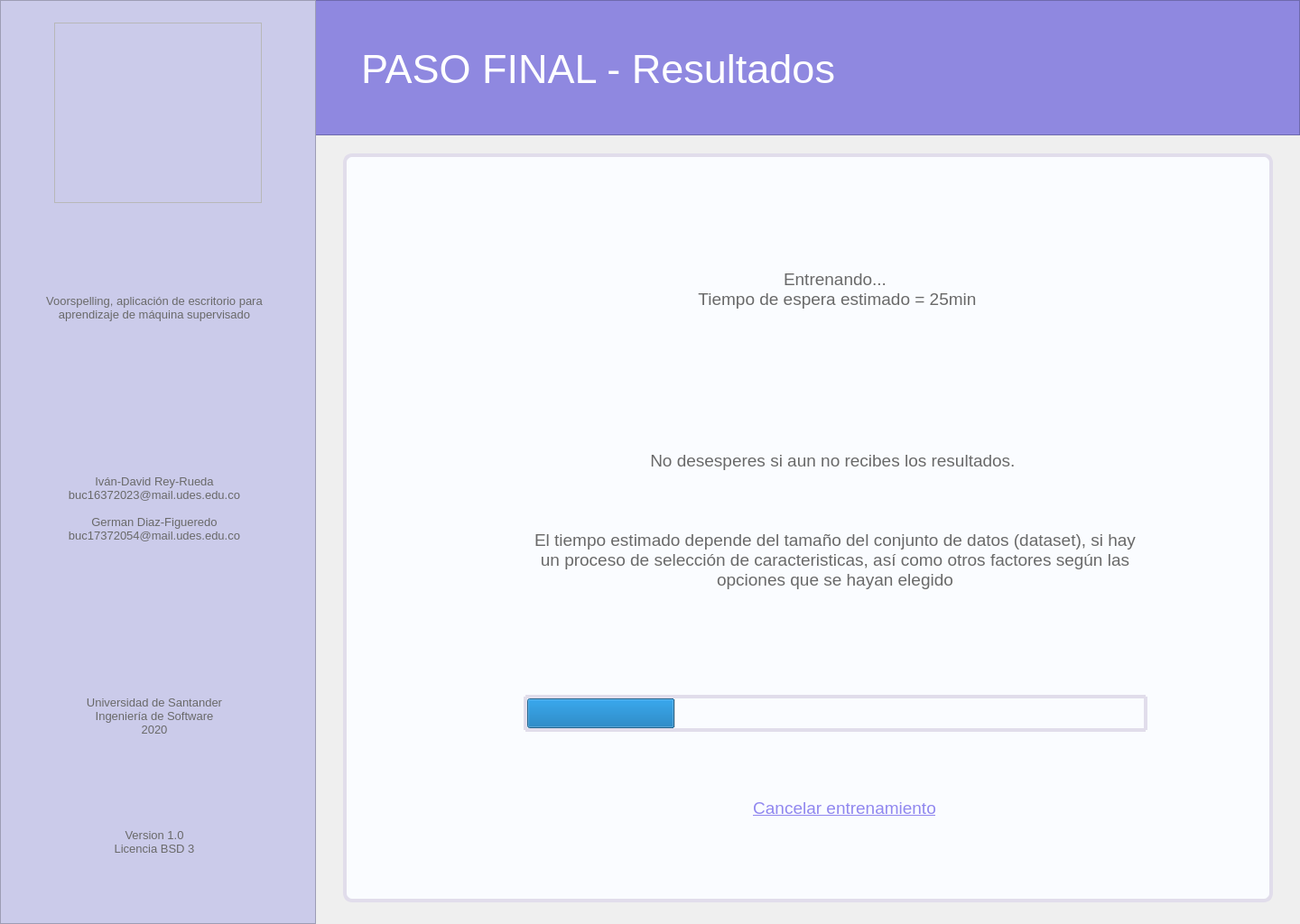
<?xml version="1.0" encoding="UTF-8"?>
<ui version="4.0">
 <class>MainWindow</class>
 <widget class="QMainWindow" name="MainWindow">
  <property name="geometry">
   <rect>
    <x>0</x>
    <y>0</y>
    <width>1440</width>
    <height>1024</height>
   </rect>
  </property>
  <property name="windowTitle">
   <string>MainWindow</string>
  </property>
  <widget class="QWidget" name="centralwidget">
   <widget class="QFrame" name="left_bar">
    <property name="geometry">
     <rect>
      <x>0</x>
      <y>0</y>
      <width>350</width>
      <height>1024</height>
     </rect>
    </property>
    <property name="styleSheet">
     <string notr="true">background-color: rgb(203, 203, 234);

</string>
    </property>
    <property name="frameShape">
     <enum>QFrame::StyledPanel</enum>
    </property>
    <property name="frameShadow">
     <enum>QFrame::Raised</enum>
    </property>
    <widget class="QLabel" name="lbl_left_1">
     <property name="geometry">
      <rect>
       <x>18</x>
       <y>278</y>
       <width>306</width>
       <height>126</height>
      </rect>
     </property>
     <property name="font">
      <font>
       <pointsize>10</pointsize>
      </font>
     </property>
     <property name="styleSheet">
      <string notr="true">color: rgb(105, 105, 105);</string>
     </property>
     <property name="text">
      <string>Voorspelling, aplicación de escritorio para aprendizaje de máquina supervisado</string>
     </property>
     <property name="alignment">
      <set>Qt::AlignCenter</set>
     </property>
     <property name="wordWrap">
      <bool>true</bool>
     </property>
    </widget>
    <widget class="QLabel" name="lbl_left_2">
     <property name="geometry">
      <rect>
       <x>18</x>
       <y>500</y>
       <width>306</width>
       <height>126</height>
      </rect>
     </property>
     <property name="font">
      <font>
       <pointsize>10</pointsize>
      </font>
     </property>
     <property name="styleSheet">
      <string notr="true">color: rgb(105, 105, 105);</string>
     </property>
     <property name="text">
      <string>Iván-David Rey-Rueda
buc16372023@mail.udes.edu.co

German Diaz-Figueredo
buc17372054@mail.udes.edu.co</string>
     </property>
     <property name="alignment">
      <set>Qt::AlignCenter</set>
     </property>
     <property name="wordWrap">
      <bool>true</bool>
     </property>
    </widget>
    <widget class="QLabel" name="lbl_left_3">
     <property name="geometry">
      <rect>
       <x>18</x>
       <y>730</y>
       <width>306</width>
       <height>126</height>
      </rect>
     </property>
     <property name="font">
      <font>
       <pointsize>10</pointsize>
      </font>
     </property>
     <property name="styleSheet">
      <string notr="true">color: rgb(105, 105, 105);</string>
     </property>
     <property name="text">
      <string>Universidad de Santander
Ingeniería de Software
2020</string>
     </property>
     <property name="alignment">
      <set>Qt::AlignCenter</set>
     </property>
     <property name="wordWrap">
      <bool>true</bool>
     </property>
    </widget>
    <widget class="QLabel" name="lbl_left_4">
     <property name="geometry">
      <rect>
       <x>18</x>
       <y>870</y>
       <width>306</width>
       <height>126</height>
      </rect>
     </property>
     <property name="font">
      <font>
       <pointsize>10</pointsize>
      </font>
     </property>
     <property name="styleSheet">
      <string notr="true">color: rgb(105, 105, 105);</string>
     </property>
     <property name="text">
      <string>Version 1.0
Licencia BSD 3</string>
     </property>
     <property name="alignment">
      <set>Qt::AlignCenter</set>
     </property>
     <property name="wordWrap">
      <bool>true</bool>
     </property>
    </widget>
   </widget>
   <widget class="QFrame" name="logo">
    <property name="geometry">
     <rect>
      <x>60</x>
      <y>25</y>
      <width>230</width>
      <height>200</height>
     </rect>
    </property>
    <property name="styleSheet">
     <string notr="true">image: url(:/image/voorspelling_logo.png);</string>
    </property>
    <property name="frameShape">
     <enum>QFrame::StyledPanel</enum>
    </property>
    <property name="frameShadow">
     <enum>QFrame::Raised</enum>
    </property>
   </widget>
   <widget class="QFrame" name="up_bar">
    <property name="geometry">
     <rect>
      <x>0</x>
      <y>0</y>
      <width>1440</width>
      <height>150</height>
     </rect>
    </property>
    <property name="styleSheet">
     <string notr="true">background-color: rgb(143, 136, 224);</string>
    </property>
    <property name="frameShape">
     <enum>QFrame::StyledPanel</enum>
    </property>
    <property name="frameShadow">
     <enum>QFrame::Raised</enum>
    </property>
    <widget class="QLabel" name="lbl_tittle_2">
     <property name="geometry">
      <rect>
       <x>400</x>
       <y>40</y>
       <width>700</width>
       <height>72</height>
      </rect>
     </property>
     <property name="font">
      <font>
       <family>MS Shell Dlg 2</family>
       <pointsize>34</pointsize>
       <weight>50</weight>
       <italic>false</italic>
       <bold>false</bold>
      </font>
     </property>
     <property name="styleSheet">
      <string notr="true">border: none;
color: rgb(255, 255, 255);</string>
     </property>
     <property name="text">
      <string>PASO FINAL - Resultados</string>
     </property>
     <property name="scaledContents">
      <bool>false</bool>
     </property>
     <property name="alignment">
      <set>Qt::AlignLeading|Qt::AlignLeft|Qt::AlignVCenter</set>
     </property>
     <property name="wordWrap">
      <bool>true</bool>
     </property>
     <property name="margin">
      <number>0</number>
     </property>
     <property name="indent">
      <number>0</number>
     </property>
    </widget>
   </widget>
   <widget class="QFrame" name="main_area">
    <property name="geometry">
     <rect>
      <x>380</x>
      <y>170</y>
      <width>1030</width>
      <height>830</height>
     </rect>
    </property>
    <property name="styleSheet">
     <string notr="true">background-color: rgb(250, 252, 255);
border: 4px solid;
border-color: rgb(225, 221, 235);
border-radius: 10px;</string>
    </property>
    <property name="frameShape">
     <enum>QFrame::StyledPanel</enum>
    </property>
    <property name="frameShadow">
     <enum>QFrame::Raised</enum>
    </property>
    <widget class="QLabel" name="lbl_phrase">
     <property name="geometry">
      <rect>
       <x>200</x>
       <y>410</y>
       <width>690</width>
       <height>80</height>
      </rect>
     </property>
     <property name="font">
      <font>
       <pointsize>14</pointsize>
      </font>
     </property>
     <property name="styleSheet">
      <string notr="true">color: rgb(105, 105, 105);
border: none;</string>
     </property>
     <property name="text">
      <string>El tiempo estimado depende del tamaño del conjunto de datos (dataset), si hay un proceso de selección de caracteristicas, así como otros factores según las opciones que se hayan elegido</string>
     </property>
     <property name="alignment">
      <set>Qt::AlignCenter</set>
     </property>
     <property name="wordWrap">
      <bool>true</bool>
     </property>
    </widget>
    <widget class="QProgressBar" name="progressBar">
     <property name="geometry">
      <rect>
       <x>200</x>
       <y>600</y>
       <width>691</width>
       <height>41</height>
      </rect>
     </property>
     <property name="styleSheet">
      <string notr="true">border-radius: 2px;</string>
     </property>
     <property name="value">
      <number>24</number>
     </property>
     <property name="textVisible">
      <bool>false</bool>
     </property>
    </widget>
    <widget class="QLabel" name="lbl_message">
     <property name="geometry">
      <rect>
       <x>200</x>
       <y>300</y>
       <width>690</width>
       <height>80</height>
      </rect>
     </property>
     <property name="font">
      <font>
       <pointsize>14</pointsize>
      </font>
     </property>
     <property name="styleSheet">
      <string notr="true">color: rgb(105, 105, 105);
border: none;</string>
     </property>
     <property name="text">
      <string>No desesperes si aun no recibes los resultados. </string>
     </property>
     <property name="alignment">
      <set>Qt::AlignCenter</set>
     </property>
     <property name="wordWrap">
      <bool>true</bool>
     </property>
    </widget>
    <widget class="QLabel" name="lbl_message_3">
     <property name="geometry">
      <rect>
       <x>410</x>
       <y>710</y>
       <width>291</width>
       <height>31</height>
      </rect>
     </property>
     <property name="font">
      <font>
       <pointsize>14</pointsize>
       <underline>true</underline>
      </font>
     </property>
     <property name="styleSheet">
      <string notr="true">border: none;
color: rgb(144, 135, 239);</string>
     </property>
     <property name="text">
      <string>Cancelar entrenamiento</string>
     </property>
     <property name="alignment">
      <set>Qt::AlignCenter</set>
     </property>
     <property name="wordWrap">
      <bool>true</bool>
     </property>
    </widget>
    <widget class="QLabel" name="lbl_message_2">
     <property name="geometry">
      <rect>
       <x>200</x>
       <y>110</y>
       <width>690</width>
       <height>80</height>
      </rect>
     </property>
     <property name="font">
      <font>
       <pointsize>14</pointsize>
      </font>
     </property>
     <property name="styleSheet">
      <string notr="true">color: rgb(105, 105, 105);
border: none;</string>
     </property>
     <property name="text">
      <string>Entrenando...
 Tiempo de espera estimado = 25min</string>
     </property>
     <property name="alignment">
      <set>Qt::AlignCenter</set>
     </property>
     <property name="wordWrap">
      <bool>true</bool>
     </property>
    </widget>
   </widget>
   <zorder>up_bar</zorder>
   <zorder>left_bar</zorder>
   <zorder>logo</zorder>
   <zorder>main_area</zorder>
  </widget>
 </widget>
 <resources>
  <include location="Images_voor.qrc"/>
 </resources>
 <connections/>
</ui>
